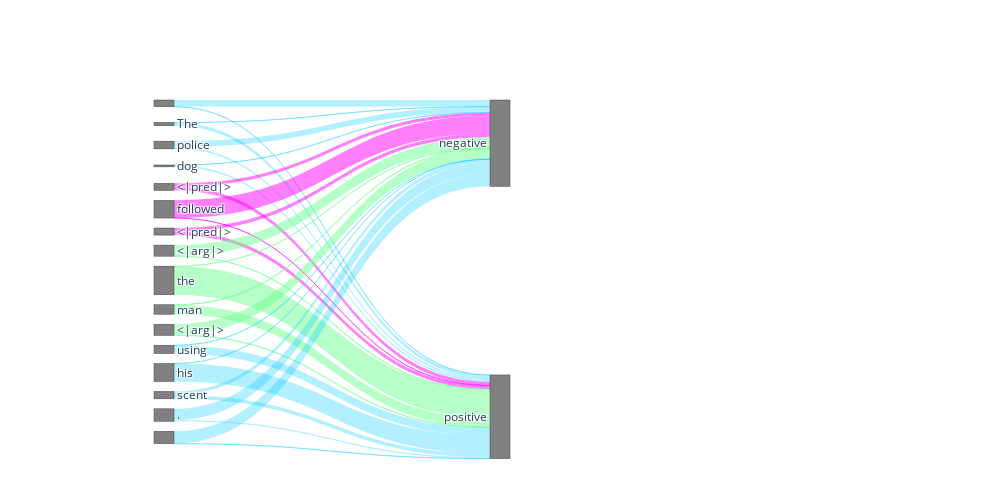

Write notebook code for a chart like this one.
### Code cell
import plotly.graph_objects as go
links = pd.DataFrame(links)

replace = {
    "<a>": "<|arg|>",
    "<p>": "<|pred|>"
}

fig = go.Figure(
    go.Sankey(
        arrangement = "snap", 
        node={"label": [replace[t] if t in replace else t for t in text ] + ["negative", "positive"],
              'x': [0.1] * (len(text)) + [0.5] * 2,
              "y": list(np.linspace(0.01,0.99,len(text))) + list(np.linspace(0.01,0.99,2)),
              'color': "grey",
              'pad':10
              },
            #   "y": [],
        link={
            "source": links["source"].tolist(),
            "target": links["target"].tolist(),
            "value": links["value"].tolist(),
            "color": links["color"].tolist(),
        },
    )
)

# fig.update_xaxes(automargin=True)
fig.update_layout(
    height=500,
    width=1000,
    autosize=False,
    )

fig.show()

### Figure 1 — Plotly figure (JSON) as saved in the notebook; plotly's stock layout.template omitted (floating-point values rounded to 4 significant figures)
{"data": [{"arrangement": "snap", "link": {"color": ["rgba(0, 202, 255, 0.3)", "rgba(0, 202, 255, 0.3)", "rgba(0, 202, 255, 0.3)", "rgba(0, 202, 255, 0.3)", "rgba(0, 202, 255, 0.3)", "rgba(0, 202, 255, 0.3)", "rgba(0, 202, 255, 0.3)", "rgba(0, 202, 255, 0.3)", "rgba(255, 0, 250, 0.5)", "rgba(255, 0, 250, 0.5)", "rgba(255, 0, 250, 0.5)", "rgba(255, 0, 250, 0.5)", "rgba(255, 0, 250, 0.5)", "rgba(255, 0, 250, 0.5)", "rgba(112, 255, 145, 0.5)", "rgba(112, 255, 145, 0.5)", "rgba(112, 255, 145, 0.5)", "rgba(112, 255, 145, 0.5)", "rgba(112, 255, 145, 0.5)", "rgba(112, 255, 145, 0.5)", "rgba(112, 255, 145, 0.5)", "rgba(112, 255, 145, 0.5)", "rgba(0, 202, 255, 0.3)", "rgba(0, 202, 255, 0.3)", "rgba(0, 202, 255, 0.3)", "rgba(0, 202, 255, 0.3)", "rgba(0, 202, 255, 0.3)", "rgba(0, 202, 255, 0.3)", "rgba(0, 202, 255, 0.3)", "rgba(0, 202, 255, 0.3)", "rgba(0, 202, 255, 0.3)", "rgba(0, 202, 255, 0.3)"], "source": [0, 0, 1, 1, 2, 2, 3, 3, 4, 4, 5, 5, 6, 6, 7, 7, 8, 8, 9, 9, 10, 10, 11, 11, 12, 12, 13, 13, 14, 14, 15, 15], "target": [16, 17, 16, 17, 16, 17, 16, 17, 16, 17, 16, 17, 16, 17, 16, 17, 16, 17, 16, 17, 16, 17, 16, 17, 16, 17, 16, 17, 16, 17, 16, 17], "value": [0.5686, 0.01, 0.01, 0.2686, 0.4957, 0.167, 0.01, 0.1499, 0.3005, 0.3067, 1.507, 0.01, 0.3005, 0.3067, 0.9291, 0.02199, 0.01, 2.445, 0.01, 0.801, 0.9291, 0.02199, 0.01, 0.6937, 0.01, 1.534, 0.2961, 0.336, 0.9673, 0.1035, 1.059, 0.01]}, "node": {"color": "grey", "label": ["<s>", "The", "police", "dog", "<|pred|>", "followed", "<|pred|>", "<|arg|>", "the", "man", "<|arg|>", "using", "his", "scent", ".", "</s>", "negative", "positive"], "pad": 10, "x": [0.1, 0.1, 0.1, 0.1, 0.1, 0.1, 0.1, 0.1, 0.1, 0.1, 0.1, 0.1, 0.1, 0.1, 0.1, 0.1, 0.5, 0.5], "y": [0.01, 0.07533, 0.1407, 0.206, 0.2713, 0.3367, 0.402, 0.4673, 0.5327, 0.598, 0.6633, 0.7287, 0.794, 0.8593, 0.9247, 0.99, 0.01, 0.99]}, "type": "sankey"}], "layout": {"autosize": false, "height": 500, "width": 1000}}
